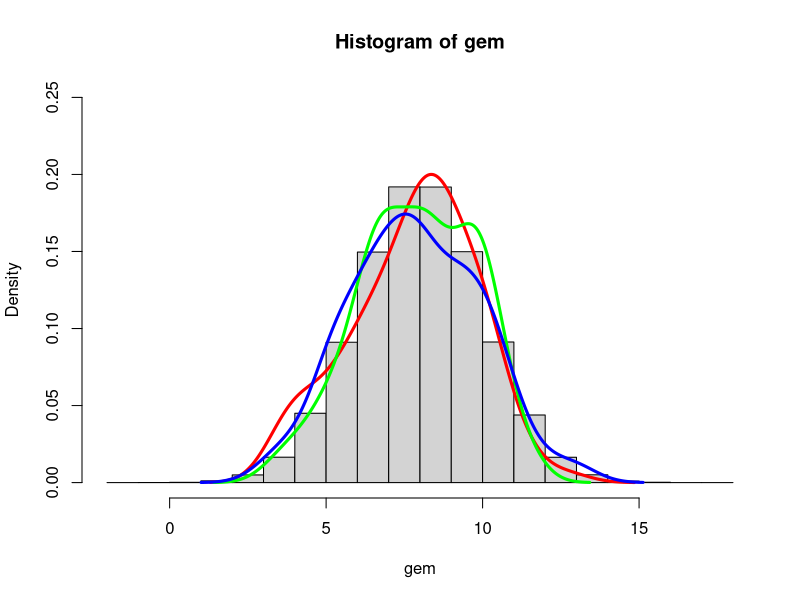
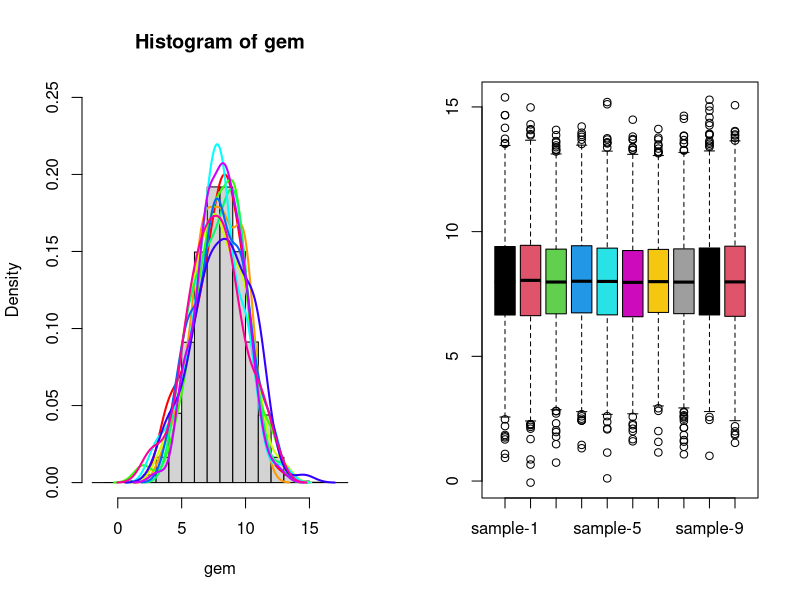

Source code (R) for these figures, in order:

################################################################################
#    &&&....&&&    % Learning R Course in Summer of 2022                       #
#  &&&&&&..&&&&&&  % Teacher: Bo Li, Mingwei Liu                               #
#  &&&&&&&&&&&&&&  % Date: Jul. 14th, 2022                                     #
#   &&&&&&&&&&&&   %                                                           #
#     &&&&&&&&     % Environment: R version 4.1.1;                             #
#       &&&&       % Platform: x86_64-w64-mingw32/x64 (64-bit)                 #
#        &         %                                                           #
################################################################################

################################################################################
### code chunk number 07: Data Distribution and Normalization.
################################################################################

### ****************************************************************************
### Step-01. About working directory in R. 

# For windows, work directory. 

pri.dir <- getwd()

setwd("D:/00-GitHub/LRC/tmp/")

### End of Step-01.
### ****************************************************************************

### ****************************************************************************
### Step-02. Simulating a gene expression matrix. 

# 1) Simulating a GEM showing expression levels of 2000 genes in 100 samples. 

# 随机生成200000个数值，这些数值来自均值为8标准差为2的正态分布
gem <- rnorm(2000*100, mean = 8, sd = 2)

length(gem)

is.matrix(gem)

gem <- matrix(gem, nrow = 2000)

dim(gem)

head(gem)

# 2) Naming the data distribution.  

rownames(gem) <- paste("mRNA", 1:2000, sep = "-")

colnames(gem) <- paste("sample", 1:100, sep = "-")

head(gem)

### End of Step-02.
### ****************************************************************************

### ****************************************************************************
### Step-03. Checking the distribution of gene expression data. 

# 1) Installing and loading the related R package. 

# install.packages("fBasics")

library(fBasics)


# 2) Computing the statistics, skewness and kurtosis.

gem1 <- as.data.frame(gem)

skewness(gem1)

kurtosis(gem1)

# 3) Generating the histogram and fitting lines. 

dim(gem)

g1 <- gem[1, ]
g2 <- gem[2, ]
g3 <- gem[3, ]
g4 <- gem[4, ]

hist(gem, breaks = 20, probability = TRUE, ylim = c(0, .25))

lines(density(g1), col = "red", lwd = 3)
lines(density(g2), col = "green", lwd = 3)
lines(density(g3), col = "blue", lwd = 3)

# 4） Another way for step-3. 

op <- par(mfrow = c(1, 2))

hist(gem, breaks = 20, probability = TRUE, ylim = c(0, .25))

for (i in 1:10) {
  lines(density(gem[i, ]), col = rainbow(10)[i], lwd = 2)
}

boxplot(gem[, 1:10], col = 1:10)

par(op)

### End of Step-03.
### **************************************************************************** 

### ****************************************************************************
### Step-04. Understanding centering and scaling for datasets in bio-medicine. 

# 1) Taking the iris score analysis for two classes as the example.

set.seed(714)

S1 <- runif(26, min = 20, max = 80)

S2 <- runif(20, min = 50, max = 100)

S1 <- round(S1);  S2 <- round(S2)

names(S1) <- LETTERS

names(S2) <- letters[1:20]

# 2) Comparing the score of student D in class-1 and student d in class-2. 

D1 <- S1["D"]
d1 <- S2["d"]
D1 > d1

D2 <- D1 - mean(S1)
d2 <- d1 - mean(S2)
D2 > d2

D3 <- (D1 - mean(S1)) / sd(S1) 
d3 <- (d1 - mean(S2)) / sd(S2) 
D3 > d3

D4 <- ((D1 - min(S1)) / (max(S1) - min(S1))) * 100
d4 <- ((d1 - min(S2)) / (max(S2) - min(S2))) * 100
D4 > d4

# 3) Which one is the best way to compare the score between student D and d?

### End of Step-04.
### ****************************************************************************

################################################################################
### End of chunk-01.
################################################################################
